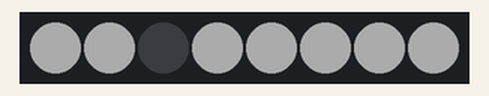
This sketch was run on a simulated Arduino Uno, built with avr-gcc and run on an emulated ATmega328P. Parts: 8 RGB LEDs in strip order, left to right. Dim RGB values are drawn brighter than linear.

Above: at 0.22 s.
At 0.85 s:
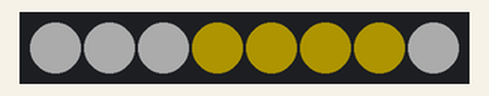
Timing chart, 0 to 40.0 s (numbered marks = the images above):
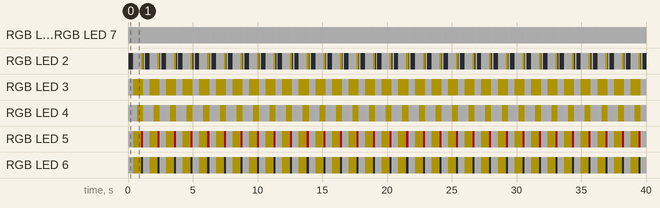

Measured:
- by itself, RGB LED 0, RGB LED 1, RGB LED 7: repeats every 1.3 s: RGB(47, 47, 47) 1.1 s, RGB(50, 50, 50) 0.05 s, RGB(47, 47, 47) 0.06 s, RGB(50, 50, 50) 0.05 s
- by itself, RGB LED 2: repeats every 1.3 s: off 0.34 s, RGB(47, 47, 47) 0.62 s, RGB(50, 43, 0) 0.16 s, off 0.05 s, RGB(47, 47, 47) 0.06 s, RGB(50, 50, 50) 0.05 s
- by itself, everything shown: repeats every 1.3 s, in 7 steps

The sketch:

ObtimizePOV.ino
```cpp
#include <Adafruit_NeoPixel.h>

// 네오픽셀 설정
#define PIN         6          // 네오픽셀 연결 핀 번호
#define NUMPIXELS   8          // 네오픽셀 개수
#define NUMCOLUMNS  120        // 이미지 열 수
#define DELAY_MS    10       // 열 전환 지연 시간 (ms)
#define BRIGHTNESS  50          // 밝기

Adafruit_NeoPixel pixels(NUMPIXELS, PIN, NEO_GRB + NEO_KHZ800);

// PROGMEM을 사용하여 Flash 메모리에 데이터 저장
const uint8_t colors[NUMPIXELS][NUMCOLUMNS][3] PROGMEM = {
  {{255, 255, 255}, {255, 255, 255}, {255, 255, 255}, {255, 255, 255}, {255, 255, 255}, {238, 238, 238}, {238, 238, 238}, {238, 238, 238}, {238, 238, 238}, {238, 238, 238}, {255, 255, 255}, {255, 255, 255}, {255, 255, 255}, {255, 255, 255}, {255, 255, 255}, {238, 238, 238}, {238, 238, 238}, {238, 238, 238}, {238, 238, 238}, {238, 238, 238}, {255, 255, 255}, {255, 255, 255}, {255, 255, 255}, {255, 255, 255}, {255, 255, 255}, {238, 238, 238}, {238, 238, 238}, {238, 238, 238}, {238, 238, 238}, {238, 238, 238}, {255, 255, 255}, {255, 255, 255}, {255, 255, 255}, {255, 255, 255}, {255, 255, 255}, {238, 238, 238}, {238, 238, 238}, {238, 238, 238}, {238, 238, 238}, {238, 238, 238}, {255, 255, 255}, {255, 255, 255}, {255, 255, 255}, {255, 255, 255}, {255, 255, 255}, {238, 238, 238}, {238, 238, 238}, {238, 238, 238}, {238, 238, 238}, {238, 238, 238}, {255, 255, 255}, {255, 255, 255}, {255, 255, 255}, {255, 255, 255}, {255, 255, 255}, {238, 238, 238}, {238, 238, 238}, {238, 238, 238}, {238, 238, 238}, {238, 238, 238}, {255, 255, 255}, {255, 255, 255}, {255, 255, 255}, {255, 255, 255}, {255, 255, 255}, {238, 238, 238}, {238, 238, 238}, {238, 238, 238}, {238, 238, 238}, {238, 238, 238}, {255, 255, 255}, {255, 255, 255}, {255, 255, 255}, {255, 255, 255}, {255, 255, 255}, {238, 238, 238}, {238, 238, 238}, {238, 238, 238}, {238, 238, 238}, {238, 238, 238}, {255, 255, 255}, {255, 255, 255}, {255, 255, 255}, {255, 255, 255}, {255, 255, 255}, {238, 238, 238}, {238, 238, 238}, {238, 238, 238}, {238, 238, 238}, {238, 238, 238}, {255, 255, 255}, {255, 255, 255}, {255, 255, 255}, {255, 255, 255}, {255, 255, 255}, {238, 238, 238}, {238, 238, 238}, {238, 238, 238}, {238, 238, 238}, {238, 238, 238}, {255, 255, 255}, {255, 255, 255}, {255, 255, 255}, {255, 255, 255}, {255, 255, 255}, {238, 238, 238}, {238, 238, 238}, {238, 238, 238}, {238, 238, 238}, {238, 238, 238}, {255, 255, 255}, {255, 255, 255}, {255, 255, 255}, {255, 255, 255}, {255, 255, 255}, {238, 238, 238}, {238, 238, 238}, {238, 238, 238}, {238, 238, 238}, {238, 238, 238}},
  {{255, 255, 255}, {255, 255, 255}, {255, 255, 255}, {255, 255, 255}, {255, 255, 255}, {238, 238, 238}, {238, 238, 238}, {238, 238, 238}, {238, 238, 238}, {238, 238, 238}, {255, 255, 255}, {255, 255, 255}, {255, 255, 255}, {255, 255, 255}, {255, 255, 255}, {238, 238, 238}, {238, 238, 238}, {238, 238, 238}, {238, 238, 238}, {238, 238, 238}, {255, 255, 255}, {255, 255, 255}, {255, 255, 255}, {255, 255, 255}, {255, 255, 255}, {238, 238, 238}, {238, 238, 238}, {238, 238, 238}, {238, 238, 238}, {238, 238, 238}, {255, 255, 255}, {255, 255, 255}, {255, 255, 255}, {255, 255, 255}, {255, 255, 255}, {238, 238, 238}, {238, 238, 238}, {238, 238, 238}, {238, 238, 238}, {238, 238, 238}, {255, 255, 255}, {255, 255, 255}, {255, 255, 255}, {255, 255, 255}, {255, 255, 255}, {238, 238, 238}, {238, 238, 238}, {238, 238, 238}, {238, 238, 238}, {238, 238, 238}, {255, 255, 255}, {255, 255, 255}, {255, 255, 255}, {255, 255, 255}, {255, 255, 255}, {238, 238, 238}, {238, 238, 238}, {238, 238, 238}, {238, 238, 238}, {238, 238, 238}, {255, 255, 255}, {255, 255, 255}, {255, 255, 255}, {255, 255, 255}, {255, 255, 255}, {238, 238, 238}, {238, 238, 238}, {238, 238, 238}, {238, 238, 238}, {238, 238, 238}, {255, 255, 255}, {255, 255, 255}, {255, 255, 255}, {255, 255, 255}, {255, 255, 255}, {238, 238, 238}, {238, 238, 238}, {238, 238, 238}, {238, 238, 238}, {238, 238, 238}, {255, 255, 255}, {255, 255, 255}, {255, 255, 255}, {255, 255, 255}, {255, 255, 255}, {238, 238, 238}, {238, 238, 238}, {238, 238, 238}, {238, 238, 238}, {238, 238, 238}, {255, 255, 255}, {255, 255, 255}, {255, 255, 255}, {255, 255, 255}, {255, 255, 255}, {238, 238, 238}, {238, 238, 238}, {238, 238, 238}, {238, 238, 238}, {238, 238, 238}, {255, 255, 255}, {255, 255, 255}, {255, 255, 255}, {255, 255, 255}, {255, 255, 255}, {238, 238, 238}, {238, 238, 238}, {238, 238, 238}, {238, 238, 238}, {238, 238, 238}, {255, 255, 255}, {255, 255, 255}, {255, 255, 255}, {255, 255, 255}, {255, 255, 255}, {238, 238, 238}, {238, 238, 238}, {238, 238, 238}, {238, 238, 238}, {238, 238, 238}},
  {{255, 255, 255}, {255, 255, 255}, {255, 255, 255}, {255, 255, 255}, {255, 255, 255}, {0, 0, 0}, {0, 0, 0}, {0, 0, 0}, {0, 0, 0}, {0, 0, 0}, {0, 0, 0}, {0, 0, 0}, {0, 0, 0}, {0, 0, 0}, {0, 0, 0}, {0, 0, 0}, {0, 0, 0}, {0, 0, 0}, {0, 0, 0}, {0, 0, 0}, {0, 0, 0}, {254, 218, 1}, {254, 218, 1}, {254, 218, 1}, {254, 218, 1}, {231, 198, 1}, {0, 0, 0}, {0, 0, 0}, {0, 0, 0}, {0, 0, 0}, {0, 0, 0}, {255, 255, 255}, {255, 255, 255}, {255, 255, 255}, {255, 255, 255}, {238, 238, 238}, {238, 238, 238}, {238, 238, 238}, {238, 238, 238}, {238, 238, 238}, {255, 255, 255}, {255, 255, 255}, {255, 255, 255}, {255, 255, 255}, {255, 255, 255}, {238, 238, 238}, {238, 238, 238}, {238, 238, 238}, {238, 238, 238}, {238, 238, 238}, {255, 255, 255}, {255, 255, 255}, {255, 255, 255}, {255, 255, 255}, {255, 255, 255}, {238, 238, 238}, {238, 238, 238}, {238, 238, 238}, {238, 238, 238}, {238, 238, 238}, {255, 255, 255}, {255, 255, 255}, {255, 255, 255}, {255, 255, 255}, {255, 255, 255}, {238, 238, 238}, {238, 238, 238}, {238, 238, 238}, {238, 238, 238}, {238, 238, 238}, {255, 255, 255}, {255, 255, 255}, {255, 255, 255}, {255, 255, 255}, {255, 255, 255}, {238, 238, 238}, {238, 238, 238}, {238, 238, 238}, {238, 238, 238}, {238, 238, 238}, {255, 255, 255}, {255, 255, 255}, {255, 255, 255}, {255, 255, 255}, {255, 255, 255}, {238, 238, 238}, {238, 238, 238}, {238, 238, 238}, {255, 255, 255}, {0, 0, 0}, {0, 0, 0}, {0, 0, 0}, {0, 0, 0}, {0, 0, 0}, {231, 198, 1}, {254, 218, 1}, {254, 218, 1}, {254, 218, 1}, {254, 218, 1}, {0, 0, 0}, {0, 0, 0}, {0, 0, 0}, {0, 0, 0}, {0, 0, 0}, {0, 0, 0}, {0, 0, 0}, {0, 0, 0}, {0, 0, 0}, {0, 0, 0}, {0, 0, 0}, {0, 0, 0}, {0, 0, 0}, {0, 0, 0}, {0, 0, 0}, {0, 0, 0}, {238, 238, 238}, {238, 238, 238}, {238, 238, 238}, {238, 238, 238}, {238, 238, 238}},
  {{255, 255, 255}, {255, 255, 255}, {255, 255, 255}, {255, 255, 255}, {255, 255, 255}, {238, 238, 238}, {238, 238, 238}, {238, 238, 238}, {238, 238, 238}, {238, 238, 238}, {255, 255, 255}, {255, 255, 255}, {255, 255, 255}, {0, 0, 0}, {0, 0, 0}, {0, 0, 0}, {0, 0, 0}, {231, 198, 1}, {208, 179, 1}, {208, 179, 1}, {208, 179, 1}, {208, 179, 1}, {254, 218, 1}, {254, 218, 1}, {254, 218, 1}, {254, 218, 1}, {254, 218, 1}, {254, 218, 1}, {254, 218, 1}, {254, 218, 1}, {254, 218, 1}, {254, 218, 1}, {254, 218, 1}, {254, 218, 1}, {254, 218, 1}, {254, 218, 1}, {254, 218, 1}, {254, 218, 1}, {254, 218, 1}, {254, 218, 1}, {254, 218, 1}, {254, 218, 1}, {254, 218, 1}, {254, 218, 1}, {254, 218, 1}, {254, 218, 1}, {254, 218, 1}, {254, 218, 1}, {254, 218, 1}, {254, 218, 1}, {254, 218, 1}, {254, 218, 1}, {231, 198, 1}, {254, 218, 1}, {254, 218, 1}, {254, 218, 1}, {254, 218, 1}, {254, 218, 1}, {254, 218, 1}, {254, 218, 1}, {254, 218, 1}, {254, 218, 1}, {254, 218, 1}, {254, 218, 1}, {254, 218, 1}, {254, 218, 1}, {254, 218, 1}, {254, 218, 1}, {254, 218, 1}, {254, 218, 1}, {254, 218, 1}, {254, 218, 1}, {254, 218, 1}, {254, 218, 1}, {254, 218, 1}, {254, 218, 1}, {254, 218, 1}, {254, 218, 1}, {254, 218, 1}, {254, 218, 1}, {254, 218, 1}, {254, 218, 1}, {254, 218, 1}, {254, 218, 1}, {254, 218, 1}, {254, 218, 1}, {254, 218, 1}, {254, 218, 1}, {254, 218, 1}, {254, 218, 1}, {254, 218, 1}, {254, 218, 1}, {254, 218, 1}, {254, 218, 1}, {254, 218, 1}, {254, 218, 1}, {254, 218, 1}, {254, 218, 1}, {208, 179, 1}, {208, 179, 1}, {208, 179, 1}, {208, 179, 1}, {231, 198, 1}, {0, 0, 0}, {0, 0, 0}, {0, 0, 0}, {0, 0, 0}, {238, 238, 238}, {238, 238, 238}, {238, 238, 238}, {255, 255, 255}, {255, 255, 255}, {255, 255, 255}, {255, 255, 255}, {255, 255, 255}, {238, 238, 238}, {238, 238, 238}, {238, 238, 238}, {238, 238, 238}, {238, 238, 238}},
  {{255, 255, 255}, {255, 255, 255}, {255, 255, 255}, {255, 255, 255}, {255, 255, 255}, {238, 238, 238}, {238, 238, 238}, {238, 238, 238}, {238, 238, 238}, {238, 238, 238}, {255, 255, 255}, {255, 255, 255}, {255, 255, 255}, {255, 255, 255}, {255, 255, 255}, {238, 238, 238}, {238, 238, 238}, {255, 255, 255}, {0, 0, 0}, {0, 0, 0}, {128, 108, 26}, {254, 218, 1}, {254, 218, 1}, {254, 218, 1}, {254, 218, 1}, {254, 218, 1}, {254, 218, 1}, {254, 218, 1}, {254, 218, 1}, {208, 179, 1}, {0, 0, 0}, {0, 0, 0}, {0, 0, 0}, {0, 0, 0}, {0, 0, 0}, {0, 0, 0}, {0, 0, 0}, {255, 255, 255}, {255, 255, 255}, {255, 255, 255}, {0, 0, 0}, {0, 0, 0}, {0, 0, 0}, {255, 252, 4}, {254, 218, 1}, {254, 218, 1}, {254, 218, 1}, {254, 218, 1}, {254, 218, 1}, {254, 218, 1}, {254, 218, 1}, {254, 218, 1}, {254, 218, 1}, {254, 218, 1}, {254, 218, 1}, {254, 218, 1}, {254, 218, 1}, {254, 218, 1}, {254, 218, 1}, {254, 218, 1}, {254, 218, 1}, {254, 218, 1}, {254, 218, 1}, {254, 218, 1}, {254, 218, 1}, {254, 218, 1}, {254, 218, 1}, {254, 218, 1}, {254, 218, 1}, {254, 218, 1}, {254, 218, 1}, {254, 218, 1}, {254, 218, 1}, {254, 218, 1}, {254, 218, 1}, {254, 218, 1}, {255, 252, 4}, {0, 0, 0}, {0, 0, 0}, {0, 0, 0}, {255, 255, 255}, {255, 255, 255}, {255, 255, 255}, {0, 0, 0}, {0, 0, 0}, {0, 0, 0}, {0, 0, 0}, {0, 0, 0}, {0, 0, 0}, {0, 0, 0}, {255, 252, 4}, {254, 218, 1}, {254, 218, 1}, {254, 218, 1}, {254, 218, 1}, {254, 218, 1}, {254, 218, 1}, {254, 218, 1}, {254, 218, 1}, {128, 108, 26}, {0, 0, 0}, {0, 0, 0}, {255, 255, 255}, {255, 255, 255}, {255, 255, 255}, {238, 238, 238}, {238, 238, 238}, {238, 238, 238}, {238, 238, 238}, {238, 238, 238}, {255, 255, 255}, {255, 255, 255}, {255, 255, 255}, {255, 255, 255}, {255, 255, 255}, {238, 238, 238}, {238, 238, 238}, {238, 238, 238}, {238, 238, 238}, {238, 238, 238}},
  {{255, 255, 255}, {255, 255, 255}, {255, 255, 255}, {255, 255, 255}, {255, 255, 255}, {238, 238, 238}, {238, 238, 238}, {238, 238, 238}, {238, 238, 238}, {238, 238, 238}, {255, 255, 255}, {255, 255, 255}, {255, 255, 255}, {255, 255, 255}, {181, 181, 181}, {0, 0, 0}, {0, 0, 0}, {255, 252, 4}, {68, 50, 29}, {0, 0, 0}, {0, 0, 0}, {235, 11, 50}, {235, 11, 50}, {235, 11, 50}, {235, 11, 50}, {235, 11, 50}, {235, 11, 50}, {235, 11, 50}, {235, 11, 50}, {235, 11, 50}, {235, 11, 50}, {235, 11, 50}, {235, 11, 50}, {0, 0, 0}, {0, 0, 0}, {255, 252, 4}, {254, 218, 1}, {254, 218, 1}, {254, 218, 1}, {254, 218, 1}, {254, 218, 1}, {254, 218, 1}, {254, 218, 1}, {254, 218, 1}, {254, 218, 1}, {255, 252, 4}, {208, 179, 1}, {254, 218, 1}, {254, 218, 1}, {254, 218, 1}, {254, 218, 1}, {254, 218, 1}, {254, 218, 1}, {254, 218, 1}, {254, 218, 1}, {254, 218, 1}, {254, 218, 1}, {254, 218, 1}, {254, 218, 1}, {231, 198, 1}, {231, 198, 1}, {254, 218, 1}, {254, 218, 1}, {254, 218, 1}, {254, 218, 1}, {254, 218, 1}, {254, 218, 1}, {254, 218, 1}, {254, 218, 1}, {254, 218, 1}, {254, 218, 1}, {254, 218, 1}, {254, 218, 1}, {208, 179, 1}, {255, 252, 4}, {254, 218, 1}, {254, 218, 1}, {254, 218, 1}, {254, 218, 1}, {254, 218, 1}, {254, 218, 1}, {254, 218, 1}, {254, 218, 1}, {254, 218, 1}, {255, 252, 4}, {0, 0, 0}, {0, 0, 0}, {235, 11, 50}, {235, 11, 50}, {235, 11, 50}, {235, 11, 50}, {235, 11, 50}, {235, 11, 50}, {235, 11, 50}, {235, 11, 50}, {235, 11, 50}, {235, 11, 50}, {235, 11, 50}, {235, 11, 50}, {0, 0, 0}, {0, 0, 0}, {68, 50, 29}, {255, 252, 4}, {0, 0, 0}, {0, 0, 0}, {181, 181, 181}, {238, 238, 238}, {238, 238, 238}, {238, 238, 238}, {238, 238, 238}, {255, 255, 255}, {255, 255, 255}, {255, 255, 255}, {255, 255, 255}, {255, 255, 255}, {238, 238, 238}, {238, 238, 238}, {238, 238, 238}, {238, 238, 238}, {238, 238, 238}},
  {{255, 255, 255}, {255, 255, 255}, {255, 255, 255}, {255, 255, 255}, {255, 255, 255}, {238, 238, 238}, {238, 238, 238}, {238, 238, 238}, {238, 238, 238}, {238, 238, 238}, {255, 255, 255}, {255, 255, 255}, {255, 255, 255}, {255, 255, 255}, {255, 255, 255}, {238, 238, 238}, {238, 238, 238}, {238, 238, 238}, {238, 238, 238}, {238, 238, 238}, {255, 255, 255}, {255, 255, 255}, {255, 255, 255}, {255, 255, 255}, {0, 0, 0}, {0, 0, 0}, {0, 0, 0}, {0, 0, 0}, {0, 0, 0}, {231, 198, 1}, {208, 179, 1}, {231, 198, 1}, {208, 179, 1}, {208, 179, 1}, {208, 179, 1}, {254, 218, 1}, {254, 218, 1}, {254, 218, 1}, {254, 218, 1}, {254, 218, 1}, {254, 218, 1}, {254, 218, 1}, {254, 218, 1}, {254, 218, 1}, {254, 218, 1}, {254, 218, 1}, {254, 218, 1}, {254, 218, 1}, {254, 218, 1}, {254, 218, 1}, {254, 218, 1}, {254, 218, 1}, {254, 218, 1}, {254, 218, 1}, {254, 218, 1}, {254, 218, 1}, {255, 252, 4}, {0, 0, 0}, {0, 0, 0}, {0, 0, 0}, {0, 0, 0}, {0, 0, 0}, {0, 0, 0}, {255, 252, 4}, {254, 218, 1}, {254, 218, 1}, {254, 218, 1}, {254, 218, 1}, {254, 218, 1}, {254, 218, 1}, {254, 218, 1}, {254, 218, 1}, {254, 218, 1}, {254, 218, 1}, {254, 218, 1}, {254, 218, 1}, {254, 218, 1}, {254, 218, 1}, {254, 218, 1}, {254, 218, 1}, {254, 218, 1}, {254, 218, 1}, {254, 218, 1}, {254, 218, 1}, {254, 218, 1}, {208, 179, 1}, {208, 179, 1}, {208, 179, 1}, {208, 179, 1}, {208, 179, 1}, {231, 198, 1}, {0, 0, 0}, {0, 0, 0}, {0, 0, 0}, {0, 0, 0}, {0, 0, 0}, {255, 255, 255}, {238, 238, 238}, {238, 238, 238}, {238, 238, 238}, {255, 255, 255}, {255, 255, 255}, {255, 255, 255}, {255, 255, 255}, {255, 255, 255}, {238, 238, 238}, {238, 238, 238}, {238, 238, 238}, {238, 238, 238}, {238, 238, 238}, {255, 255, 255}, {255, 255, 255}, {255, 255, 255}, {255, 255, 255}, {255, 255, 255}, {238, 238, 238}, {238, 238, 238}, {238, 238, 238}, {238, 238, 238}, {238, 238, 238}},
  {{255, 255, 255}, {255, 255, 255}, {255, 255, 255}, {255, 255, 255}, {255, 255, 255}, {238, 238, 238}, {238, 238, 238}, {238, 238, 238}, {238, 238, 238}, {238, 238, 238}, {255, 255, 255}, {255, 255, 255}, {255, 255, 255}, {255, 255, 255}, {255, 255, 255}, {238, 238, 238}, {238, 238, 238}, {238, 238, 238}, {238, 238, 238}, {238, 238, 238}, {255, 255, 255}, {255, 255, 255}, {255, 255, 255}, {255, 255, 255}, {255, 255, 255}, {238, 238, 238}, {238, 238, 238}, {238, 238, 238}, {238, 238, 238}, {238, 238, 238}, {255, 255, 255}, {255, 255, 255}, {255, 255, 255}, {255, 255, 255}, {255, 255, 255}, {238, 238, 238}, {238, 238, 238}, {238, 238, 238}, {238, 238, 238}, {238, 238, 238}, {255, 255, 255}, {255, 255, 255}, {255, 255, 255}, {255, 255, 255}, {255, 255, 255}, {238, 238, 238}, {238, 238, 238}, {238, 238, 238}, {238, 238, 238}, {238, 238, 238}, {255, 255, 255}, {255, 255, 255}, {255, 255, 255}, {255, 255, 255}, {255, 255, 255}, {238, 238, 238}, {238, 238, 238}, {238, 238, 238}, {238, 238, 238}, {238, 238, 238}, {255, 255, 255}, {255, 255, 255}, {255, 255, 255}, {255, 255, 255}, {255, 255, 255}, {238, 238, 238}, {238, 238, 238}, {238, 238, 238}, {238, 238, 238}, {238, 238, 238}, {255, 255, 255}, {255, 255, 255}, {255, 255, 255}, {255, 255, 255}, {255, 255, 255}, {238, 238, 238}, {238, 238, 238}, {238, 238, 238}, {238, 238, 238}, {238, 238, 238}, {255, 255, 255}, {255, 255, 255}, {255, 255, 255}, {255, 255, 255}, {255, 255, 255}, {238, 238, 238}, {238, 238, 238}, {238, 238, 238}, {238, 238, 238}, {238, 238, 238}, {255, 255, 255}, {255, 255, 255}, {255, 255, 255}, {255, 255, 255}, {255, 255, 255}, {238, 238, 238}, {238, 238, 238}, {238, 238, 238}, {238, 238, 238}, {238, 238, 238}, {255, 255, 255}, {255, 255, 255}, {255, 255, 255}, {255, 255, 255}, {255, 255, 255}, {238, 238, 238}, {238, 238, 238}, {238, 238, 238}, {238, 238, 238}, {238, 238, 238}, {255, 255, 255}, {255, 255, 255}, {255, 255, 255}, {255, 255, 255}, {255, 255, 255}, {238, 238, 238}, {238, 238, 238}, {238, 238, 238}, {238, 238, 238}, {238, 238, 238}}
};

void setup() {
  pixels.begin();        // 네오픽셀 초기화
  pixels.setBrightness(BRIGHTNESS); //밝기설정
  pixels.clear();        // 모든 LED를 초기화하여 끔
  pixels.show();         // LED 초기화 후 반영
}

void loop() {
  for (int col = 0; col < NUMCOLUMNS; col++) {
    updateColumnColors(col);
    pixels.show();       // 모든 픽셀 업데이트
    delay(DELAY_MS);     // 열 전환 지연
  }
  delay(3);            // 전체 반복 간 짧은 대기
}

// 열 색상을 설정하는 함수
void updateColumnColors(int col) {
  for (int i = 0; i < NUMPIXELS; i++) {
    uint8_t r = pgm_read_byte(&colors[i][col][0]);
    uint8_t g = pgm_read_byte(&colors[i][col][1]);
    uint8_t b = pgm_read_byte(&colors[i][col][2]);
    pixels.setPixelColor(i, pixels.Color(r, g, b));
  }
}
```
